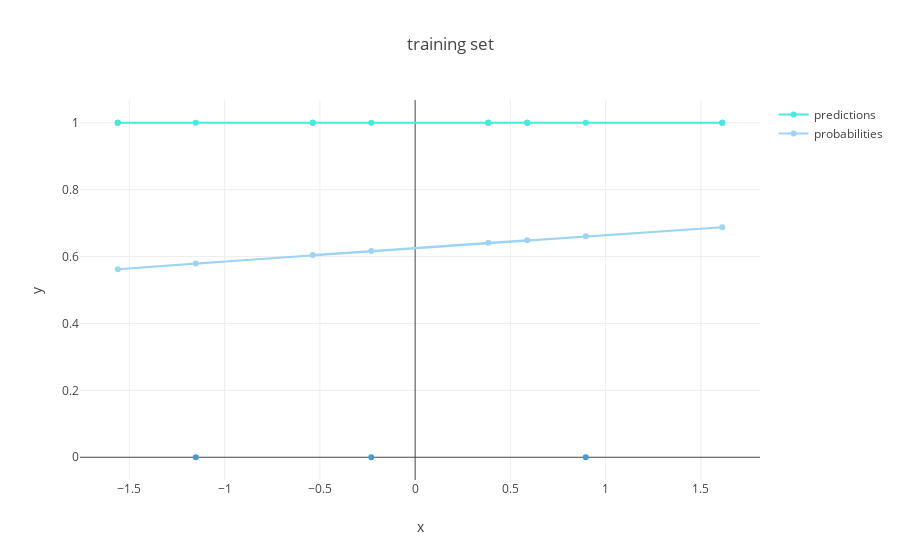

The notebook cell this image was saved under:
### Markdown cell above
<Note type="note" title="Empty plot">
The plot above is empty because the ROC curve implies that we have examples belonging to the two classes (0 and 1). However, the test set is very small (there are only two examples) and it contains only 0s. This shouldn't occur while working on datasets with a sufficient number of examples 😌
</Note>

### Code cell
# Visualize the model
# Visualize predictions on training Set
fig = px.scatter(x=X_train.flatten().tolist(), y=Y_train, title="training set")
fig.add_trace(
    go.Scatter(x=X_train.flatten().tolist(), y=Y_train_pred, name="predictions")
)
fig.add_trace(
    go.Scatter(
        x=X_train.flatten().tolist(), y=Y_train_proba[:, 1], name="probabilities"
    )
)
fig.show()

### Figure 1 — Plotly figure (JSON) as saved in the notebook; plotly's stock layout.template omitted (floating-point values rounded to 4 significant figures)
{"data": [{"hovertemplate": "x=%{x}<br>y=%{y}<extra></extra>", "legendgroup": "", "marker": {"color": "#4B9AC7", "symbol": "circle"}, "mode": "markers", "name": "", "orientation": "v", "showlegend": false, "type": "scatter", "x": [0.5886, 0.3839, -1.561, -1.152, 1.612, -0.2303, 0.8957, -0.5374], "xaxis": "x", "y": [1, 1, 1, 0, 1, 0, 0, 1], "yaxis": "y"}, {"name": "predictions", "type": "scatter", "x": [0.5886, 0.3839, -1.561, -1.152, 1.612, -0.2303, 0.8957, -0.5374], "y": [1, 1, 1, 1, 1, 1, 1, 1]}, {"name": "probabilities", "type": "scatter", "x": [0.5886, 0.3839, -1.561, -1.152, 1.612, -0.2303, 0.8957, -0.5374], "y": [0.6489, 0.6409, 0.5621, 0.5791, 0.6873, 0.6166, 0.6607, 0.6043]}], "layout": {"legend": {"tracegroupgap": 0}, "title": {"text": "training set"}, "xaxis": {"anchor": "y", "domain": [0, 1], "title": {"text": "x"}}, "yaxis": {"anchor": "x", "domain": [0, 1], "title": {"text": "y"}}}}
